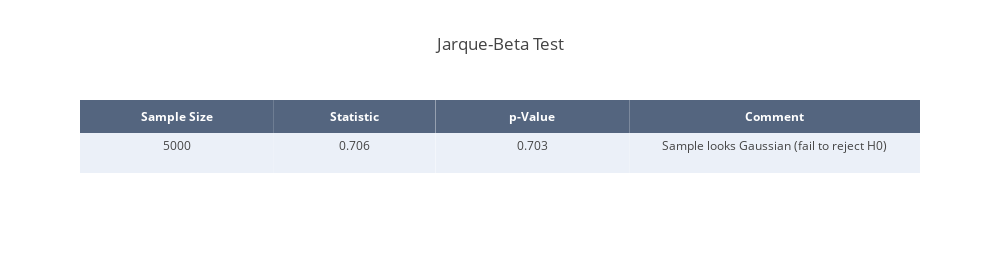

The notebook cell this image was saved under:
### Markdown cell above
### Jarque-Beta Test
The Jarque-Bera test was proposed by Carlos M. Jarque and Anil K. Bera (1982) and also calculates summary statistics from the sample data to verify whether the data sample differs from the normal distribution. Concretely, the test determines whether the skewness and kurtosis of the data sample are unusual compared to their expected values, as measured by a chi-square statistic.

### Code cell
# Normality test
test = "Jarque-Beta Test"
stat, p = stats.jarque_bera(samples_i_t)

# Round results
stat = round(stat, 3)
p = round(p, 3)

# Interpre results
alpha = 0.05
if p > alpha:
    msg = 'Sample looks Gaussian (fail to reject H0)'
else:
    msg = "Sample does not look Gaussian (reject H0)"

# Create table
result_mat = [len(samples_i_t), stat, p, msg]

trace = go.Table(
    header=dict(values=['<b>Sample Size</b>', '<b>Statistic</b>', '<b>p-Value</b>', '<b>Comment</b>'],
                line = dict(width=0),
                fill = dict(color='rgba(42,63,95,0.8)'),
                align = 'center',
                font = dict(
                    color = '#ffffff',
                    size = 12
                )),
    cells=dict(values=np.array(result_mat).T,
               line = dict(width=0),
               fill = dict(color=[['#EBF0F8', '#ffffff', '#EBF0F8', '#ffffff']]),
               align = 'center',
               height = 40),
    columnwidth=[0.3, 0.25, 0.3, 0.45])
       
data = [trace]

layout = dict(title=test, height=260, width=1000)

jb_table = dict(data=data, layout=layout)

# Plot table
py.offline.iplot(jb_table)

### Figure 1 — Plotly figure (JSON) as saved in the notebook; plotly's stock layout.template omitted (floating-point values rounded to 4 significant figures)
{"data": [{"cells": {"align": "center", "fill": {"color": [["#EBF0F8", "#ffffff", "#EBF0F8", "#ffffff"]]}, "height": 40, "line": {"width": 0}, "values": ["5000", "0.706", "0.703", "Sample looks Gaussian (fail to reject H0)"]}, "columnwidth": [0.3, 0.25, 0.3, 0.45], "header": {"align": "center", "fill": {"color": "rgba(42,63,95,0.8)"}, "font": {"color": "#ffffff", "size": 12}, "line": {"width": 0}, "values": ["<b>Sample Size</b>", "<b>Statistic</b>", "<b>p-Value</b>", "<b>Comment</b>"]}, "type": "table", "uid": "a973c3a9-3544-4c2a-82c5-ad87bec2db11"}], "layout": {"height": 260, "title": {"text": "Jarque-Beta Test"}, "width": 1000}}
